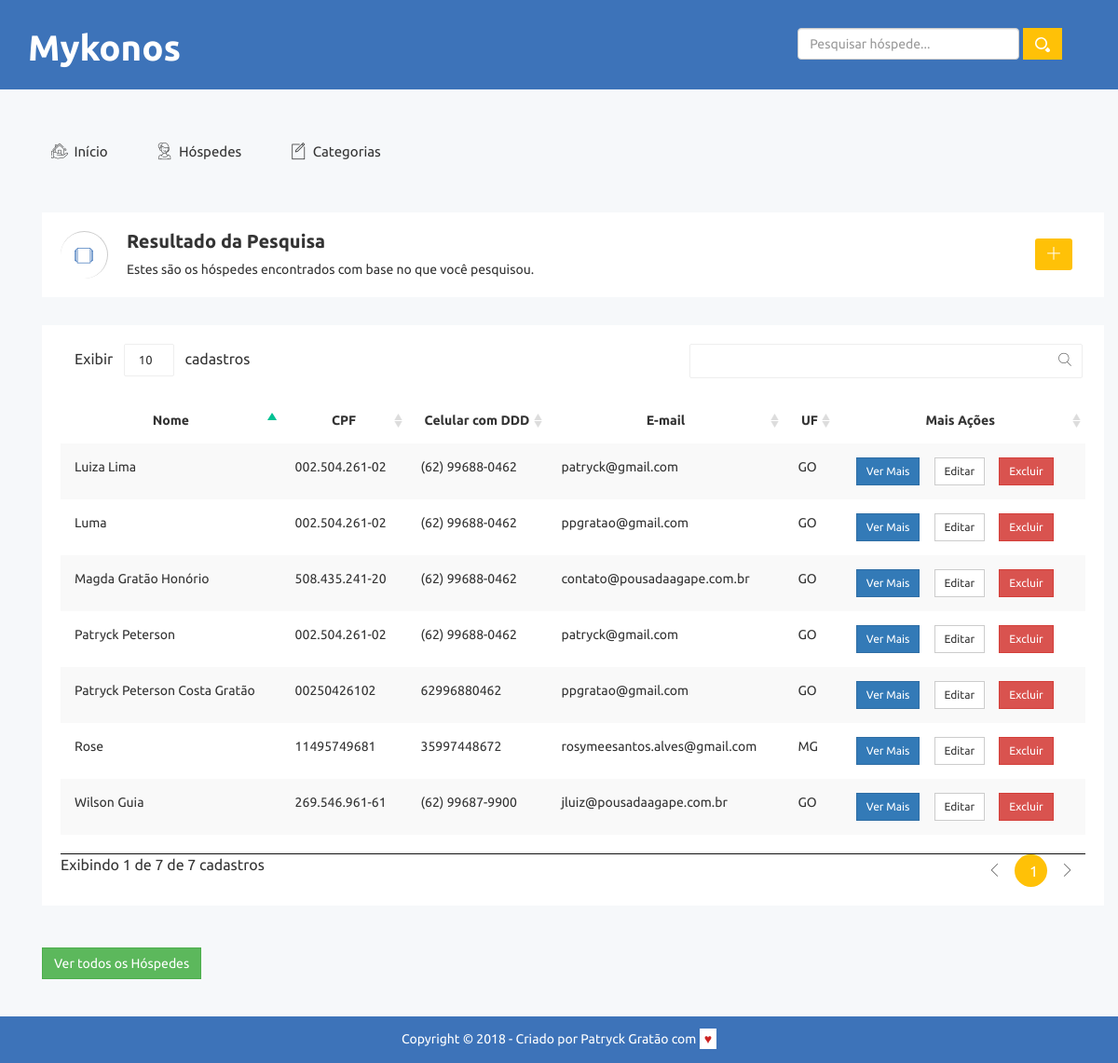
Before: /pesquisar.php with the older database file.
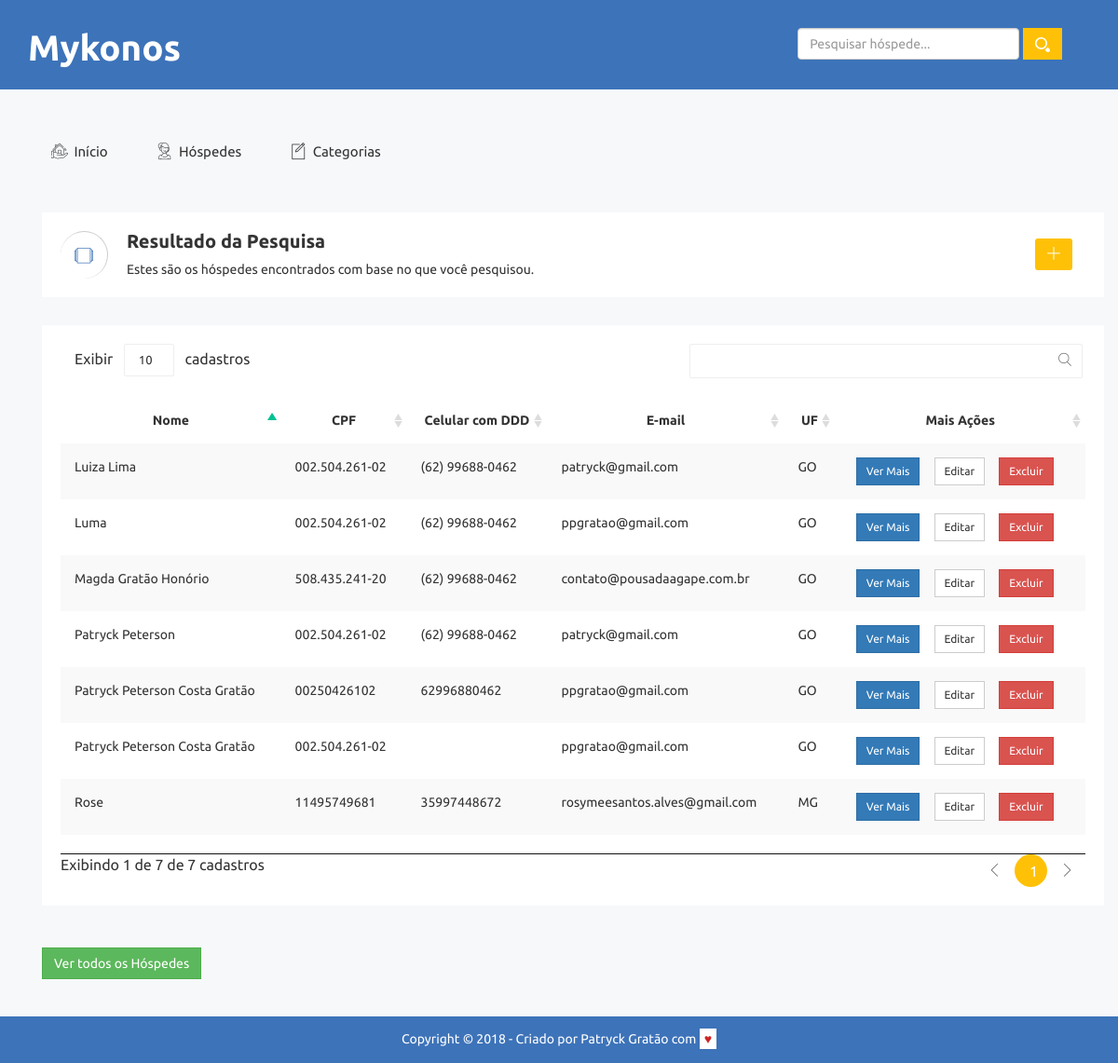
After: the same page with the newer database file.
### tables this page shows
CREATE TABLE `hospedes` (
  `id` int(11) NOT NULL,
  `nome` varchar(255) NOT NULL,
  `cpf` varchar(20) NOT NULL,
  `data_nascimento` varchar(255) DEFAULT NULL,
  `sexo` char(1) DEFAULT NULL,
  `telefone` varchar(50) DEFAULT NULL,
  `celular` varchar(50) DEFAULT NULL,
  `email` varchar(255) DEFAULT NULL,
  `estado_civil` varchar(60) DEFAULT NULL,
  `cep` varchar(30) DEFAULT NULL,
  `rua` varchar(255) DEFAULT NULL,
  `bairro` varchar(255) DEFAULT NULL,
  `cidade` varchar(255) DEFAULT NULL,
  `estado` char(3) DEFAULT NULL,
  `data_checkin` varchar(255) DEFAULT NULL,
  `data_checkout` varchar(255) DEFAULT NULL,
  `qtd_diarias` int(50) DEFAULT NULL,
  `qtd_pagantes` int(50) DEFAULT NULL,
  `preco_diaria` decimal(50,0) DEFAULT NULL,
  `valor_pago` decimal(50,0) DEFAULT NULL,
  `preco_total` decimal(50,0) DEFAULT NULL,
  `total_pagar` decimal(50,0) DEFAULT NULL,
  `info_extras` longtext,
  `categoria_id` int(11) DEFAULT NULL
);

### banco/banco.php (called while the page is built, shortened)
<?php
	function pesquisaHospede ($conexao, $busca) {
		$encontrados = array();
		$query = "SELECT * FROM hospedes WHERE nome LIKE '%{$busca}%' OR cpf LIKE '%{$busca}%' ORDER BY nome";
		$resultado = mysqli_query($conexao, $query);
		while ($encontrado = mysqli_fetch_assoc($resultado)) {
			array_push($encontrados, $encontrado);
		}
		return $encontrados;
	}

### pesquisar.php (the view, shortened to what this page needs)
<?php
	include("partials/_header.php");
	include("banco/conecta.php");
	include("banco/banco.php");
	$busca = $_GET['pesquisaHospede'];
	$encontrados = pesquisaHospede($conexao, $busca);
?>
<div class="breadcomb-area">
		<div class="container">
			<div class="row">
				<div class="col-lg-12 col-md-12 col-sm-12 col-xs-12">
					<div class="breadcomb-list">
						<div class="row">
							<div class="col-lg-8 col-md-8 col-sm-8 col-xs-12">
								<div class="breadcomb-wp">
									<div class="breadcomb-icon">
										<i class="notika-icon notika-windows"></i>
									</div>
									<div class="breadcomb-ctn">
										<h2>Resultado da Pesquisa</h2>
										<p>Estes são os hóspedes encontrados com base no que você pesquisou. </p>
									</div>
								</div>
							</div>
							<div class="col-lg-4 col-md-4 col-sm-4 col-xs-3">
								<div class="breadcomb-report">
									<a href="cadastrar-hospede.php" data-toggle="tooltip" data-placement="left" title="Cadastrar novo Hóspede" class="btn"><i class="notika-icon notika-plus-symbol"></i></a>
								</div>
							</div>
						</div>
					</div>
				</div>
			</div>
		</div>
	</div>
<?php if (sizeof($encontrados) > 0) { ?>
	<div class="data-table-area">
        <div class="container">
            <div class="row">
                <div class="col-lg-12 col-md-12 col-sm-12 col-xs-12">
                    <div class="data-table-list">
						<div class="table-responsive">
							<table id="data-table-basic" class="table table-striped">
								<thead>
								    <tr>
									   	<th scope="col" class="text-center">Nome</th>
									    <th scope="col" class="text-center">CPF</th>
									    <th scope="col" class="text-center">Celular com DDD</th>
									    <th scope="col" class="text-center">E-mail</th>
									    <th scope="col" class="text-center">UF</th>
									    <th scope="col" class="text-center">Mais Ações</th>
								    </tr>
								  </thead>
								  <tbody>
								  	<?php
								  		foreach ($encontrados as $encontrado) : ?>
								  			<tr>
												<td><?= $encontrado['nome'] ?></td>
												<td><?= $encontrado['cpf'] ?></td>
												<td><?= $encontrado['celular'] ?></td>
												<td><?= $encontrado['email'] ?></td>
												<td><?= $encontrado['estado'] ?></td>
												<td class="mais-acoes text-center">
													<div class="btn-group notika-group-btn material-design-btn">
														<form class="mais-opcoes" action="ver-mais.php" method="post">
															<button class="btn btn-primary btn-sm notika-gp-primary">Ver Mais</button>
														</form>
						                                <form action="editar-hospede.php" class="mais-opcoes" method="post">
						                                	<button class="btn btn-default btn-sm">Editar</button>
						                                </form>
						                                <form class="mais-opcoes" action="remover.php" method="post">
						                                	<button class="btn btn-sm btn-danger notika-gp-danger">Excluir</button>
						                                </form>
					                          		</div>
												 </td>
											</tr>
										<?php endforeach ?>
									</tbody>
							</table>
						</div>
					</div>
				</div>
			</div><br><br>
			<a class="btn btn-success notika-btn-primary btn" href="listar-hospedes.php">Ver todos os Hóspedes</a>
		</div>
	</div>
	<?php }
	include ("partials/_footer.php");
?>

### partials/_header.php (shortened to what this page needs)
<!doctype html>
<html class="no-js" lang="pt_BR">
<head>
    <link rel="stylesheet" href="assets/css/bootstrap.min.css">
    <link rel="stylesheet" href="assets/css/font-awesome.min.css">
    <link rel="stylesheet" href="assets/css/owl.carousel.css">
    <link rel="stylesheet" href="assets/css/owl.theme.css">
    <link rel="stylesheet" href="assets/css/owl.transitions.css">
    <link rel="stylesheet" href="assets/css/meanmenu/meanmenu.min.css">
    <link rel="stylesheet" href="assets/css/animate.css">
    <link rel="stylesheet" href="assets/css/summernote/summernote.css">
    <link rel="stylesheet" href="assets/css/themesaller-forms.css">
    <link rel="stylesheet" href="assets/css/normalize.css">
    <link rel="stylesheet" href="assets/css/scrollbar/jquery.mCustomScrollbar.min.css">
    <link rel="stylesheet" href="assets/css/jvectormap/jquery-jvectormap-2.0.3.css">
    <link rel="stylesheet" href="assets/css/notika-custom-icon.css">
    <link rel="stylesheet" href="assets/css/bootstrap-select/bootstrap-select.css">
    <link rel="stylesheet" href="assets/css/datapicker/datepicker3.css">
    <link rel="stylesheet" href="assets/css/dialog/sweetalert2.min.css">
    <link rel="stylesheet" href="assets/css/dialog/dialog.css">
    <link rel="stylesheet" href="assets/css/color-picker/farbtastic.css">
    <link rel="stylesheet" href="assets/css/chosen/chosen.css">
    <link rel="stylesheet" href="assets/css/notification/notification.css">
    <link rel="stylesheet" href="assets/css/dropzone/dropzone.css">
    <link rel="stylesheet" href="assets/css/wave/waves.min.css">
    <link rel="stylesheet" href="assets/css/jquery.dataTables.min.css">
    <link rel="stylesheet" href="assets/css/wave/waves.min.css">
    <link rel="stylesheet" href="assets/css/main.css">
    <link rel="stylesheet" href="assets/css/style.css">
    <link rel="stylesheet" href="assets/css/responsive.css">
    <link rel="stylesheet" href="assets/css/mykonos.css">
</head>
<body>
    <div class="header-top-area">
        <div class="container">
            <div class="row">
                <div class="col-lg-4 col-md-4 col-sm-12 col-xs-12">
                    <div class="logo-area">
                        <h1 class="logo-text"><a href="index.php">Mykonos</a></h1>
                    </div>
                </div>
                <div class="col-lg-8 col-md-8 col-sm-12 col-xs-12">
                    <div class="header-top-menu">
                        <ul class="nav navbar-nav notika-top-nav mykonos-search">
                            <form class="form-inline my-2 my-lg-0 pesquisaHospede" action="pesquisar.php">
                              <input class="form-control mr-sm-2" type="text" placeholder="Pesquisar hóspede..." aria-label="Pesquisar" name="pesquisaHospede">
                              <button class="btn nk-amber" type="submit"><img src="assets/img/search.png"></button>
                            </form>
                        </ul>
                    </div>
                </div>
            </div>
        </div>
    </div>
    <div class="main-menu-area mg-tb-40">
        <div class="container">
            <div class="row">
                <div class="col-lg-12 col-md-12 col-sm-12 col-xs-12">
                    <ul class="nav nav-tabs notika-menu-wrap menu-it-icon-pro">
                        <li class=""><a href="index.php"><i class="notika-icon notika-house"></i> Início</a>
                        </li>
                        <li><a data-toggle="tab" href="#menuHospedes"><i class="notika-icon notika-support"></i> Hóspedes</a>
                        </li>
                        <li><a data-toggle="tab" href="#menuCategorias"><i class="notika-icon notika-edit"></i> Categorias</a>
                        </li>
                    </ul>
                </div>
            </div>
        </div>
    </div>
    <div class="notika-status-area">
        <div class="container">

### partials/_footer.php (shortened to what this page needs)
        </div>
    </div>
    <div class="footer-copyright-area">
        <div class="container">
            <div class="row">
                <div class="col-lg-12 col-md-12 col-sm-12 col-xs-12">
                    <div class="footer-copy-right">
                        <p>Copyright © 2018 - Criado por <a href="http://p23.com.br" target="_blank">Patryck Gratão</a> com <span class="amor"> &hearts;</span></p>
                    </div>
                </div>
            </div>
        </div>
    </div>
</body>
</html>

### assets/css/themesaller-forms.css (style rules this page uses)
html, body { border: 0; margin: 0; padding: 0; font-size: 100%; vertical-align: baseline; font: inherit; }
body { margin: 0; padding: 0; background:url(../images/body_bg.jpg) no-repeat center top; }

### assets/css/main.css (style rules this page uses)
html { color: #222; font-size: 1em; line-height: 1.4; }
audio, canvas, iframe, img, svg, video { vertical-align: middle; }

### assets/css/mykonos.css (style rules this page uses)
.logo-text a { color: #fff; font-size: 1.2em; }
body { font-family: 'Ubuntu', sans-serif; }
.mykonos-search { margin: 1em; padding: 14px 0; }
.amor { color: #cc2222; background-color: #fff; padding: 3px 5px; }
.mais-opcoes { display: inline; }
.btn { border-radius: 0; margin-right: 1em; }

Changed rows visible on the page:
removed hospedes: nome "Wilson Guia", cpf "269.546.961-61", celular "(62) 99687-9900", email "jluiz@pousadaagape.com.br", estado "GO"
added hospedes: nome "Patryck Peterson Costa Gratão", cpf "002.504.261-02", email "ppgratao@gmail.com", estado "GO"
